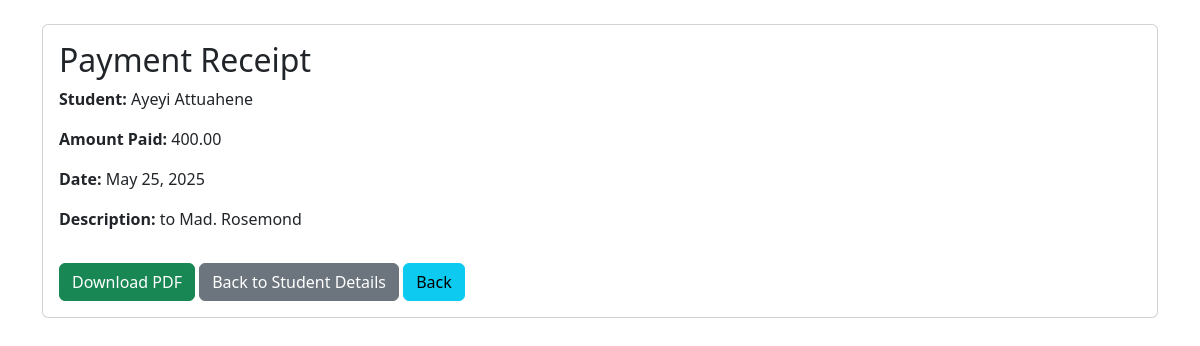
The page /books/payments/receipt/28/ on the database its author committed.
### book_store/models.py (models this page shows, shortened)
class Payment(models.Model):
    payment_plan = models.ForeignKey(PaymentPlan, on_delete=models.CASCADE, related_name='payments')
    amount = models.DecimalField(max_digits=10, decimal_places=2)
    date = models.DateField(auto_now_add=True)
    description = models.CharField(max_length=200, blank=True)

class PaymentPlan(models.Model):
    student = models.OneToOneField(Student, on_delete=models.CASCADE, related_name='payment_plan')
    total_fee = models.DecimalField(max_digits=10, decimal_places=2)
    amount_paid = models.DecimalField(max_digits=10, decimal_places=2, default=Decimal('0.00'))
    balance = models.DecimalField(max_digits=10, decimal_places=2, default=Decimal('0.00'))

class Student(models.Model):
   name = models.CharField(max_length=100)
   age = models.IntegerField()
   grade = models.IntegerField()
   guardian_name = models.CharField(max_length=100)
   guardian_address = models.TextField()
   headteacher = models.ForeignKey('HeadTeacher', on_delete=models.PROTECT, related_name='students')
   fee_structure = models.ForeignKey(FeeStructure, on_delete=models.SET_NULL, null=True, blank=True)

### book_store/views.py (the view)
# urls.py: path('payments/receipt/<int:pk>/', PaymentReceiptView.as_view(), name='payment_receipt'),
class PaymentReceiptView(DetailView):
    model = Payment
    template_name = 'students/payment_receipt.html'
    context_object_name = 'payment'

### book_store/templates/students/payment_receipt.html (shortened to what this page needs)
<!DOCTYPE html>
<html lang="en">
<head>
 <link href="https://cdn.jsdelivr.net/npm/bootstrap@5.3.0/dist/css/bootstrap.min.css" rel="stylesheet">
</head>
<body>
 <div class="container mt-4">
  <div class="card">
   <div class="card-body">
    <h2 class="card-title">Payment Receipt</h2>
    <p><strong>Student:</strong> {{ payment.payment_plan.student.name }}</p>
    <p><strong>Amount Paid:</strong> {{ payment.amount }}</p>
    <p><strong>Date:</strong> {{ payment.date }}</p>
    <p><strong>Description:</strong> {{ payment.description }}</p>
    <a href="{% url 'download_receipt' payment.pk %}" class="btn btn-success mt-3">Download PDF</a>
    <a href="{% url 'student_detail' payment.payment_plan.student.pk %}" class="btn btn-secondary mt-3">Back to Student Details</a>
    <a href="{% url 'payment_plan_list' %}" class="btn btn-info mt-3">Back</a>
   </div>
  </div>
 </div>
</body>
</html>

### rows shown on the page
Payment: payment_plan.student.name "Ayeyi Attuahene", amount "400.00", date "May 25, 2025", description "to Mad. Rosemond"
